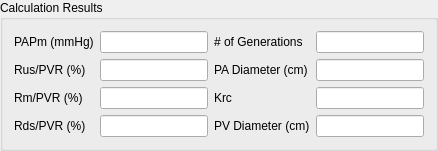
    <widget class="QGroupBox" name="groupBox_4">
     <property name="title">
      <string>Calculation Results</string>
     </property>
     <layout class="QGridLayout" name="gridLayout">
      <item row="0" column="0">
       <widget class="QLabel" name="label">
        <property name="font">
         <font>
          <weight>50</weight>
          <bold>false</bold>
         </font>
        </property>
        <property name="text">
         <string>PAPm (mmHg)</string>
        </property>
       </widget>
      </item>
      <item row="0" column="1">
       <widget class="QLineEdit" name="pap">
        <property name="toolTip">
         <string>&lt;html&gt;&lt;head/&gt;&lt;body&gt;&lt;p&gt;Calculated Mean Pulmonary Artery Pressure in mmHg (based on the last Iteration).&lt;/p&gt;&lt;/body&gt;&lt;/html&gt;</string>
        </property>
        <property name="readOnly">
         <bool>true</bool>
        </property>
       </widget>
      </item>
      <item row="0" column="2">
       <widget class="QLabel" name="label_8">
        <property name="font">
         <font>
          <weight>50</weight>
          <bold>false</bold>
         </font>
        </property>
        <property name="text">
         <string># of Generations</string>
        </property>
       </widget>
      </item>
      <item row="0" column="3">
       <widget class="QLineEdit" name="n_gen">
        <property name="toolTip">
         <string>&lt;html&gt;&lt;head/&gt;&lt;body&gt;&lt;p&gt;Number of Model Generations Selected.&lt;/p&gt;&lt;/body&gt;&lt;/html&gt;</string>
        </property>
        <property name="readOnly">
         <bool>true</bool>
        </property>
       </widget>
      </item>
      <item row="1" column="0">
       <widget class="QLabel" name="label_2">
        <property name="font">
         <font>
          <weight>50</weight>
          <bold>false</bold>
         </font>
        </property>
        <property name="text">
         <string>Rus/PVR (%)</string>
        </property>
       </widget>
      </item>
      <item row="1" column="1">
       <widget class="QLineEdit" name="rus">
        <property name="toolTip">
         <string>&lt;html&gt;&lt;head/&gt;&lt;body&gt;&lt;p&gt;Calculated Upstream Resistance as percent of Total PVR (based on the last Iteration).&lt;/p&gt;&lt;/body&gt;&lt;/html&gt;</string>
        </property>
        <property name="readOnly">
         <bool>true</bool>
        </property>
       </widget>
      </item>
      <item row="1" column="2">
       <widget class="QLabel" name="label_5">
        <property name="font">
         <font>
          <weight>50</weight>
          <bold>false</bold>
         </font>
        </property>
        <property name="text">
         <string>PA Diameter (cm)</string>
        </property>
       </widget>
      </item>
      <item row="1" column="3">
       <widget class="QLineEdit" name="pa_diameter">
        <property name="toolTip">
         <string>&lt;html&gt;&lt;head/&gt;&lt;body&gt;&lt;p&gt;Calculated Pulmonary Artery Diameter (in cm) based on the last Iteration.&lt;/p&gt;&lt;/body&gt;&lt;/html&gt;</string>
        </property>
        <property name="readOnly">
         <bool>true</bool>
        </property>
       </widget>
      </item>
      <item row="2" column="0">
       <widget class="QLabel" name="label_3">
        <property name="font">
         <font>
          <weight>50</weight>
          <bold>false</bold>
         </font>
        </property>
        <property name="text">
         <string>Rm/PVR (%)</string>
        </property>
       </widget>
      </item>
      <item row="2" column="1">
       <widget class="QLineEdit" name="rm">
        <property name="toolTip">
         <string>&lt;html&gt;&lt;head/&gt;&lt;body&gt;&lt;p&gt;Calculated Middle Resistance as percent of Total PVR (based on the last Iteration).&lt;/p&gt;&lt;/body&gt;&lt;/html&gt;</string>
        </property>
        <property name="readOnly">
         <bool>true</bool>
        </property>
       </widget>
      </item>
      <item row="2" column="2">
       <widget class="QLabel" name="label_6">
        <property name="font">
         <font>
          <weight>50</weight>
          <bold>false</bold>
         </font>
        </property>
        <property name="text">
         <string>Krc</string>
        </property>
       </widget>
      </item>
      <item row="2" column="3">
       <widget class="QLineEdit" name="krc">
        <property name="toolTip">
         <string>&lt;html&gt;&lt;head/&gt;&lt;body&gt;&lt;p&gt;Calibration Factor for the Capillaries. This factor is dependent on multiple other factors but especially on the distribution of Resistances alon the Pulmonary Vascular Bed.&lt;/p&gt;&lt;/body&gt;&lt;/html&gt;</string>
        </property>
        <property name="readOnly">
         <bool>true</bool>
        </property>
       </widget>
      </item>
      <item row="3" column="0">
       <widget class="QLabel" name="label_4">
        <property name="font">
         <font>
          <weight>50</weight>
          <bold>false</bold>
         </font>
        </property>
        <property name="text">
         <string>Rds/PVR (%)</string>
        </property>
       </widget>
      </item>
      <item row="3" column="1">
       <widget class="QLineEdit" name="rds">
        <property name="toolTip">
         <string>&lt;html&gt;&lt;head/&gt;&lt;body&gt;&lt;p&gt;Calculated Downstream Resistance as percent of Total PVR (based on the last Iteration).&lt;/p&gt;&lt;/body&gt;&lt;/html&gt;</string>
        </property>
        <property name="readOnly">
         <bool>true</bool>
        </property>
       </widget>
      </item>
      <item row="3" column="2">
       <widget class="QLabel" name="label_7">
        <property name="font">
         <font>
          <weight>50</weight>
          <bold>false</bold>
         </font>
        </property>
        <property name="text">
         <string>PV Diameter (cm)</string>
        </property>
       </widget>
      </item>
      <item row="3" column="3">
       <widget class="QLineEdit" name="pv_diameter">
        <property name="toolTip">
         <string>&lt;html&gt;&lt;head/&gt;&lt;body&gt;&lt;p&gt;Calculated Pulmonary Vein (all Veins combined) Diameter (in cm) based on the last Iteration.&lt;/p&gt;&lt;/body&gt;&lt;/html&gt;</string>
        </property>
        <property name="readOnly">
         <bool>true</bool>
        </property>
       </widget>
      </item>
     </layout>
    </widget>
